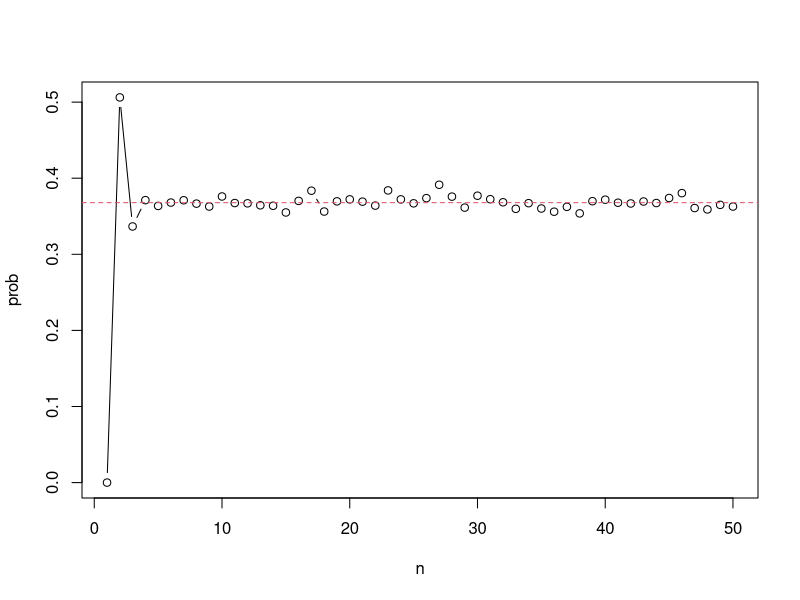

Here is the R script that generated this plot:
# matching problem
prob <- NULL
for (N in 1:50) 
{
  r <- NULL
  for (i in 1:5000) r[i] <- all(sample(N) != (1:N))
  prob[N] <- mean(r)
}

plot(prob, type = "b", xlab = "n")
abline(h = exp(-1), col = 2, lty = 2)